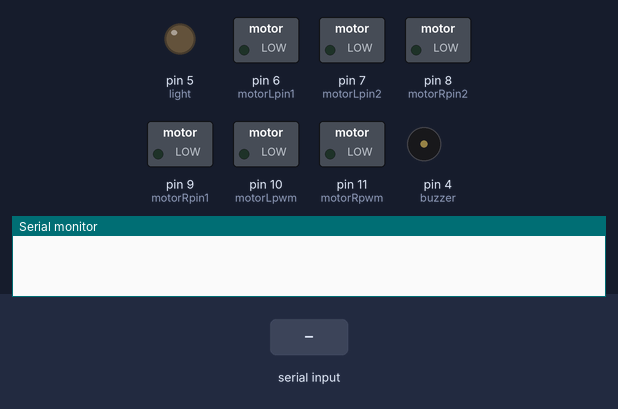
Bench run of a sketch on a simulated Arduino Uno, built with avr-gcc and run on an emulated ATmega328P. Parts: switched loads named in the sketch (green lamp = pin HIGH), output pins drawn as LEDs (lit = HIGH), buzzer (waves = sounding, pin HIGH), the last lines printed to the serial monitor. The test bench sets the inputs (shaded band).

Above: at 1.2 s.
1.3 s: "F" received over Serial
At 2.5 s:
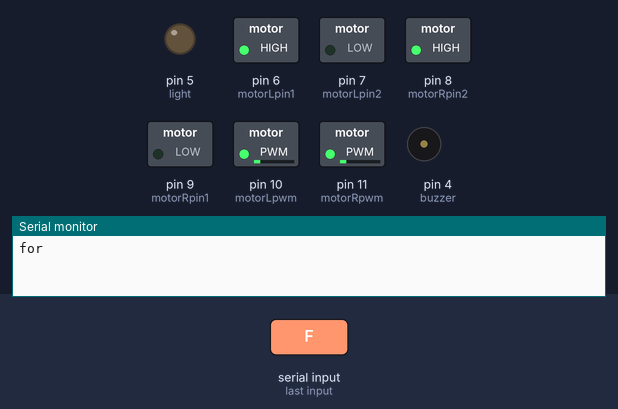
2.8 s: "B" received over Serial
At 3.9 s:
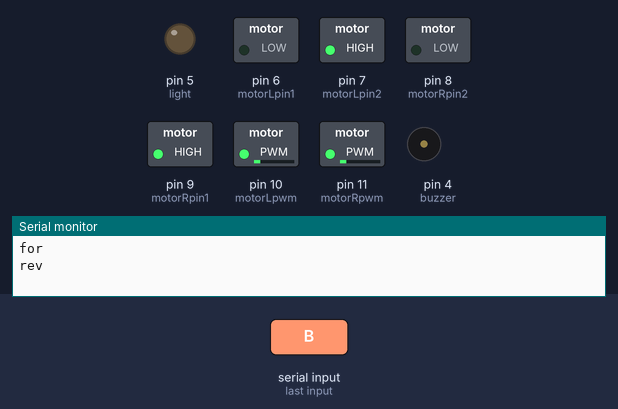
4.3 s: "L" received over Serial
At 5.0 s:
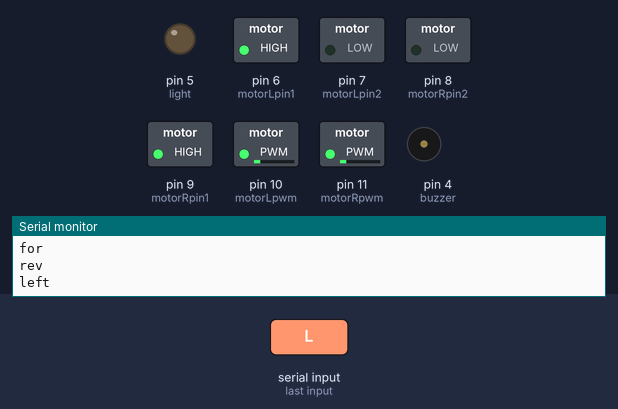
5.8 s: "R" received over Serial
At 6.2 s:
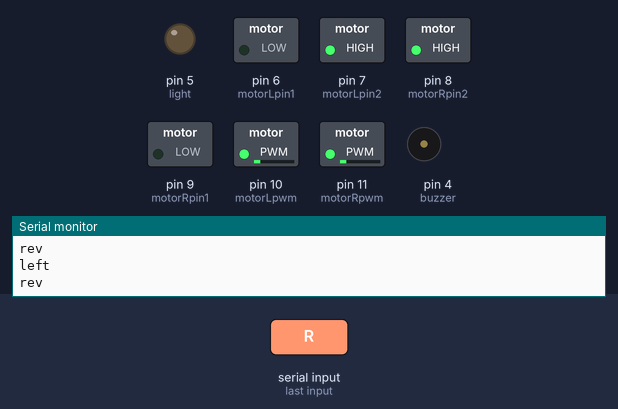
7.3 s: "Q" received over Serial
At 8.5 s:
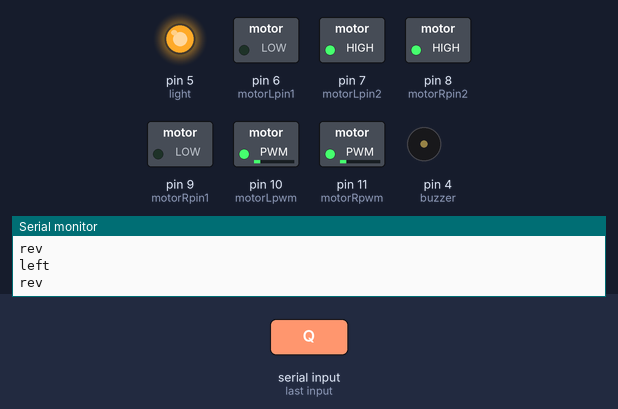
8.8 s: "S" received over Serial
At 9.7 s:
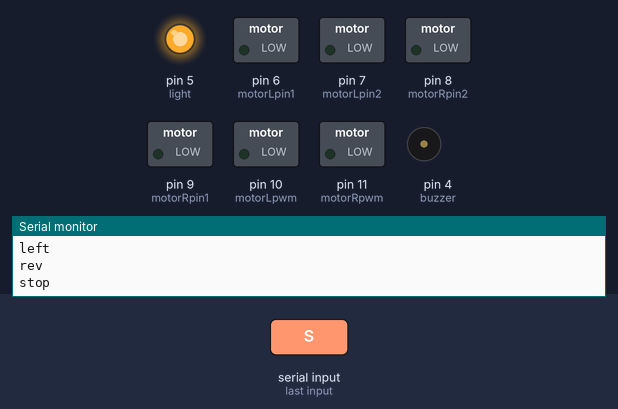
Timing chart, 0 to 11.3 s (numbered marks = the images above; inputs shaded):
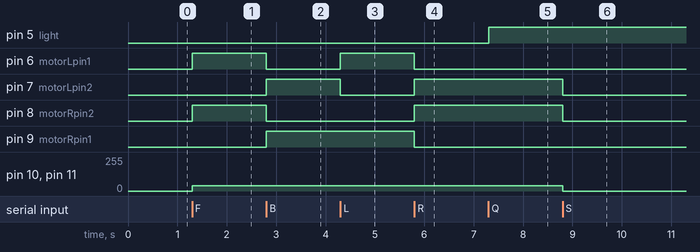

The sketch:

MP_Project.ino
```cpp
int motorLpin1=6;
int motorLpin2=7;
int motorRpin1=9;
int motorRpin2=8;
int motorLpwm=10;
int motorRpwm=11;
int motorSpeed=40;
int turn=15;
int buzzer = 4;
int light = 5;

void setup() {
  Serial.begin(9600);
  pinMode(motorLpin1,OUTPUT);
  pinMode(motorLpin2,OUTPUT);
  pinMode(motorRpin1,OUTPUT);
  pinMode(motorRpin2,OUTPUT);
  pinMode(motorLpwm,OUTPUT);
  pinMode(motorRpwm,OUTPUT);
  pinMode(light, OUTPUT);
  pinMode(buzzer, OUTPUT);


}

void loop() {
  String input="";
  while(Serial.available()){
    input+=(char)Serial.read();
    //delay(5);
  }

  if(input=="S"){
    stp();
  }
  else if(input=="F"){
   fwd();
  }
  else if(input=="B"){
    rev();
  }
  else if(input=="L"){
    lft();
  }
  else if(input=="R"){
    rght();
  }
  else if(input=="Q"){
   lightOn();
  }
  else if(input=="q"){
   lightOff();
  }
  else if(input=="P"){
   buzzerOn();
  }
   else if(input=="p"){
   buzzerOff();
  }
  else if(input=="W"){
    rotation();
  }
  else if(input!=""){
    motorSpeed=(input.toInt()*25);

    Serial.println(motorSpeed);
    delay(1000);
  }
}

void lft(){
  analogWrite(motorLpwm,40);
  analogWrite(motorRpwm,40);
  digitalWrite(motorLpin1,1);
  digitalWrite(motorLpin2,0);
  digitalWrite(motorRpin1,1);
  digitalWrite(motorRpin2,0);
Serial.println("left");
}

void rght(){
  analogWrite(motorLpwm,40);
  analogWrite(motorRpwm,40);
  digitalWrite(motorLpin1,0);
  digitalWrite(motorLpin2,1);
  digitalWrite(motorRpin1,0);
  digitalWrite(motorRpin2,1);
  Serial.println("rev");
}

void rev(){
  analogWrite(motorLpwm,40);
  analogWrite(motorRpwm,40);
  digitalWrite(motorLpin1,0);
  digitalWrite(motorLpin2,1);
  digitalWrite(motorRpin1,1);
  digitalWrite(motorRpin2,0);
  Serial.println("rev");
}

void fwd(){
  analogWrite(motorLpwm,40);
  analogWrite(motorRpwm,40);
  digitalWrite(motorLpin1,1);
  digitalWrite(motorLpin2,0);
  digitalWrite(motorRpin1,0);
  digitalWrite(motorRpin2,1);
  Serial.println("for");
}

void stp(){
  analogWrite(motorLpwm,0);
  analogWrite(motorRpwm,0);
  digitalWrite(motorLpin1,0);
  digitalWrite(motorLpin2,0);
  digitalWrite(motorRpin1,0);
  digitalWrite(motorRpin2,0);
  Serial.println("stop");
}
void rotation(){
  analogWrite(motorLpwm,40);
  analogWrite(motorRpwm,40);
  digitalWrite(motorLpin1,1);
  digitalWrite(motorLpin2,0);
  digitalWrite(motorRpin1,1);
  digitalWrite(motorRpin2,0);
  Serial.println("360rotation");
}
void buzzerOn() {
    digitalWrite(buzzer, HIGH);
    }
void lightOn()  {
    digitalWrite(light, HIGH);
  }
  void buzzerOff() {
    digitalWrite(buzzer, LOW);
    }
void lightOff()  {
    digitalWrite(light, LOW);
  }
```

Measured:
- after the input at 1.3 s, pin 6 (motorLpin1), pin 8 (motorRpin2): LOW → HIGH at once; pin 10 (motorLpwm), pin 11 (motorRpwm): 0/255 → 40/255 at once
- after the input at 2.8 s, pin 6 (motorLpin1), pin 8 (motorRpin2): HIGH → LOW at once; pin 7 (motorLpin2), pin 9 (motorRpin1): LOW → HIGH at once
- after the input at 4.3 s, pin 6 (motorLpin1): LOW → HIGH at once; pin 7 (motorLpin2): HIGH → LOW at once
- after the input at 5.8 s, pin 6 (motorLpin1), pin 9 (motorRpin1): HIGH → LOW at once; pin 7 (motorLpin2), pin 8 (motorRpin2): LOW → HIGH at once
- after the input at 7.3 s, pin 5 (light): LOW → HIGH at once
- after the input at 8.8 s, pin 7 (motorLpin2), pin 8 (motorRpin2): HIGH → LOW at once; pin 10 (motorLpwm), pin 11 (motorRpwm): 40/255 → 0/255 at once
